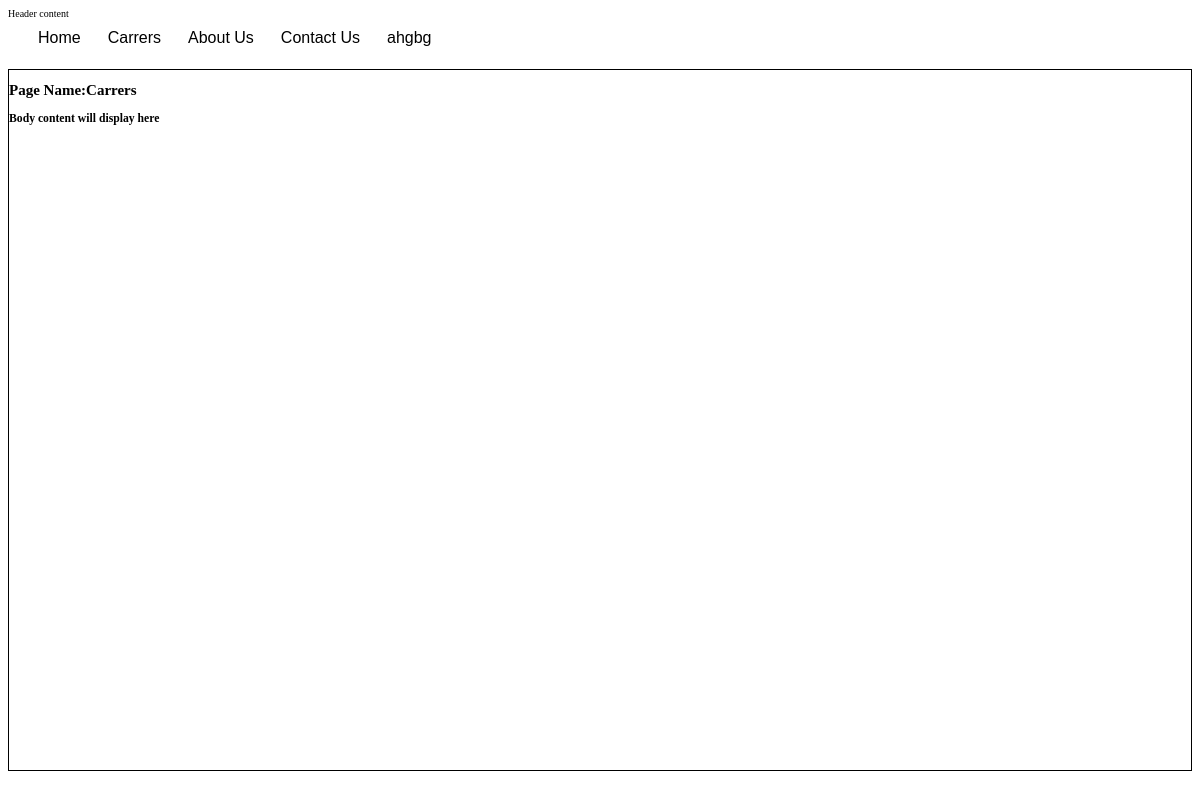
Page /websitepreview.php?website_id=10&pageurlid=15 (signed in) on the committed database.
### tables this page shows
CREATE TABLE `page` (
  `page_id` bigint(20) NOT NULL auto_increment,
  `website_id` bigint(20) NOT NULL,
  `page_name` varchar(100) NOT NULL,
  `page_content` text NOT NULL,
  `page_status` varchar(10) NOT NULL default 'Active',
  `parent_id` bigint(20) NOT NULL default '0',
  `menu` varchar(5) NOT NULL default 'No',
  `submenu` varchar(5) NOT NULL default 'No',
  PRIMARY KEY  (`page_id`),
  UNIQUE KEY `page_id` (`page_id`)
);

### includes/dbconnect.php (called while the page is built, shortened)
<?php
class DBConnection
{
	private $connection;
	public function open_connection() {
		$this->connection = mysql_connect(DB_SERVER, DB_USER, DB_PASSWORD);
		if (!$this->connection) {
			die("Database connection failed: " . mysql_error());
		} else {
			$db_select = mysql_select_db(DB_DATABASE, $this->connection);
		}
	}
	public function query($sql) {
		$result = mysql_query($sql, $this->connection);
		return $result;
	}
	public function fetch_array($result_set) {
		return mysql_fetch_array($result_set);
	}
	public function fetch_assoc($result_set)
	{
		return mysql_fetch_assoc($result_set);
	}
}
?>

### includes/website.php (called while the page is built, shortened)
<?php
include_once('dbconnect.php');
include_once('dblibrary.php');
class Website extends DBLibrary
{
	var $database = null;
	function __construct()
	{
		$this->database = new DBConnection();
	}
	public function getmenupages($website_id)
	{
		$query = "SELECT page_id, page_name FROM page WHERE website_id='$website_id' AND menu='Yes' AND page_status='Active'";
		$result_set = $this->database->query($query);
		return $result_set;
	}
	function fetchpage($websiteid,$pageid)
	{
		$query = "SELECT page_id,website_id,page_name,page_content,page_status,parent_id,menu,submenu FROM page WHERE website_id = '$websiteid' ";
		if($pageid>0){
		$query.= " AND page_id=$pageid";
	    }
		$result_set = $this->database->query($query);
		return $result_set;
	}
}
?>

### includes/dblibrary.php (called while the page is built, shortened)
<?php
class DBLibrary
{
	public function fetch_array($result_set)
	{
		return $this->database->fetch_array($result_set);
	}
}
?>

### websitepreview.php (the view, shortened to what this page needs)
<?php
include_once("header.php");
include_once('includes/website.php');
$website_id=$_SESSION['website_id'];
if(isset($_GET['pageurlid']))
{
    $pageid=addslashes($_GET['pageurlid']);
    $website_id=$_SESSION['website_id'];
    $viewpage= new Website();
    $res=$viewpage->fetchpage($website_id,$pageid);
    $db=new DBConnection();
    $pagerow=$db->fetch_assoc($res);
                $pagename=$pagerow['page_name'];
                $pagecontent=$pagerow['page_content'];
}
?>
    <div id ='menu'>
    <ul>
    <?php
    $website = new Website();
    $result = $website->getmenupages($website_id);
    while ($row = $website->fetch_array($result)) {
    ?>
        <li><?php echo "<a href='websitepreview.php?website_id=".$website_id."&pageurlid=$row[page_id]'>$row[page_name]</a>";?></li>
    <?php
    }
    ?>
    </ul>
</div>
<div id="container">
<h2>Page Name:<?php echo $pagename;?></h2>
<h3> <?php echo $pagecontent;?></h3>
</div>
<?php include_once("footer.php");?>

### stylesheet/stylesheet.css (style rules this page uses)
a { text-decoration:none; color: black; }
#menu ul { margin: 0px 0px 0px 10px; padding: 0; list-style: none; line-height: normal; }
#menu li { float: left; }
#menu a { display: block; height: 29px; margin-right: 2px; margin-bottom: 5px; padding: 10px 5px 0px 20px; text-align: center; font-family: Comic Sans MS, Arial, Helvetica, sans-serif; font-size: 16px; color: #000000; }
#container { margin-top: 50px; height:700px; border : 1px; border-width: 1px; border-style: solid; }

### rows in the picture
page: page_name "Home"
page: page_name "Carrers", page_content "Body content will display here"
page: page_name "About Us"
page: page_name "Contact Us"
page: page_name "ahgbg"
